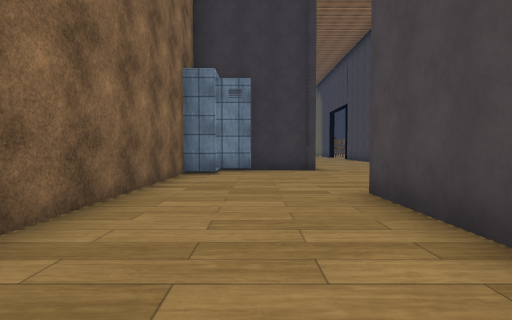
View 1 (above)

18 first-person views from a walk through a 3-D level made in the Unity game engine. The camera is 1.3 m above the floor, tilts 2° down and sees 80° across. Doors are open. The floor is counted in squares, 2 m on a side. Each view is taken from the middle of a square. On the plan, view 1 faces up. The plan holds only what a view shows up to about 10 squares ahead; the rest is blank. The place goes on beyond the plan. The player is left out. Some animated figures are not drawn. Some surface patterns are stand-ins.

View 2
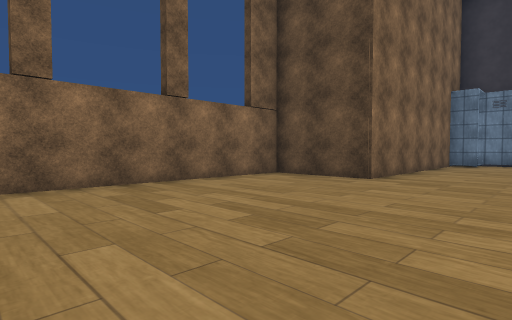

View 3
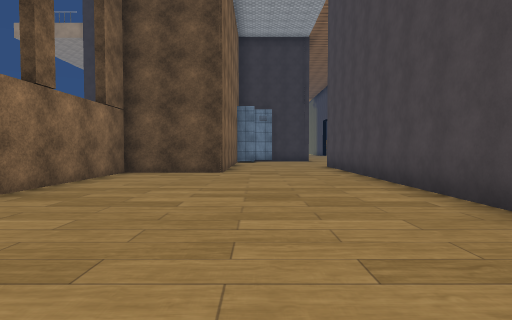

View 4
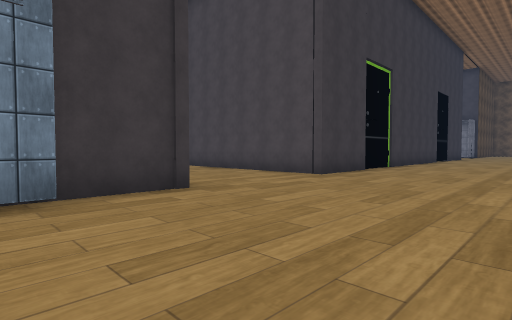

View 5
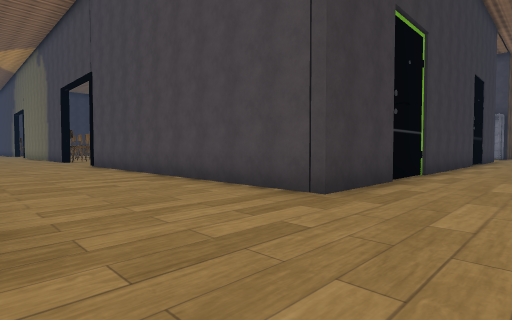

View 6
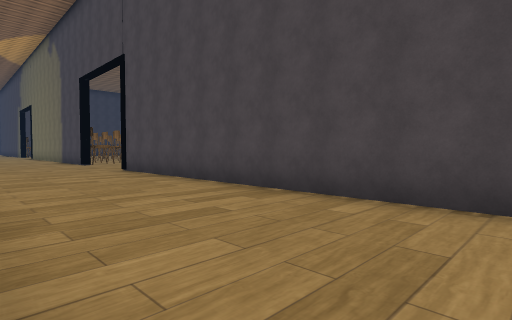

View 7
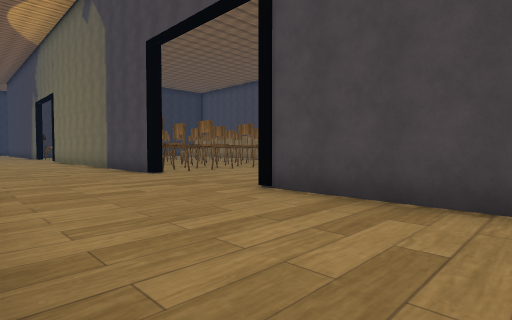

View 8
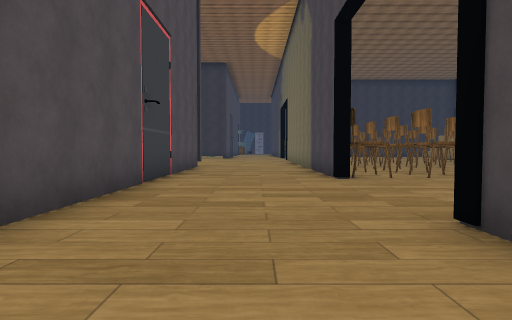

View 9
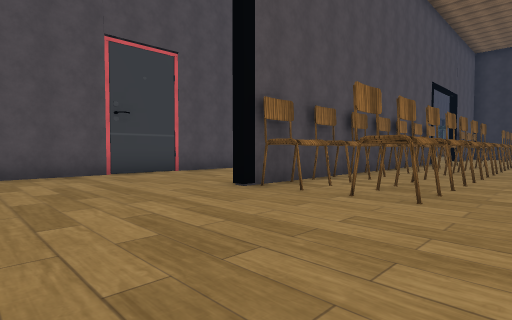

View 10
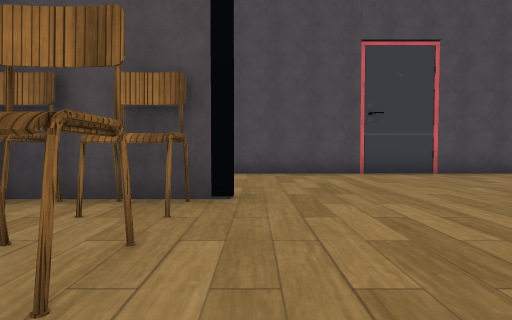

View 11
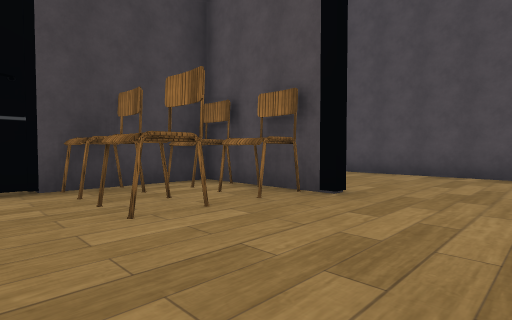

View 12
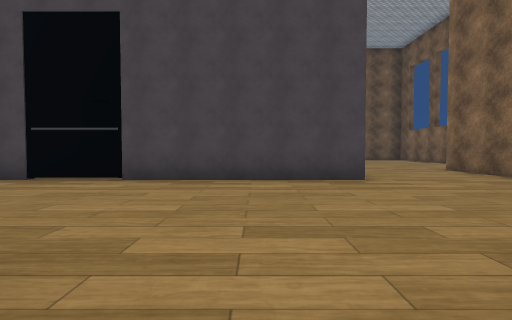

View 13
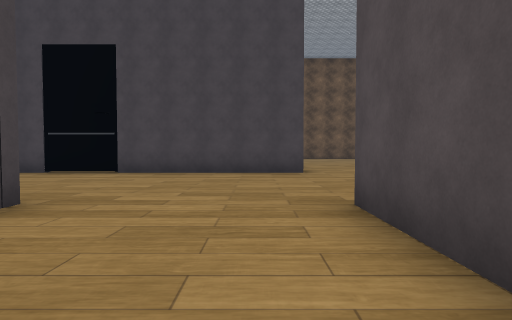

View 14
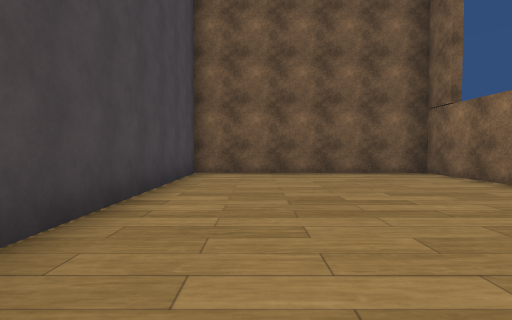

View 15
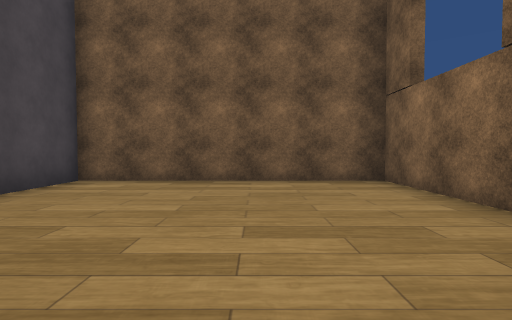

View 16
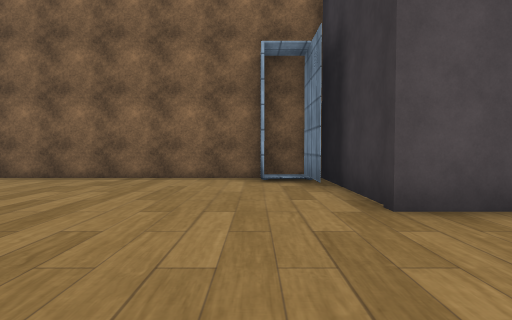

View 17
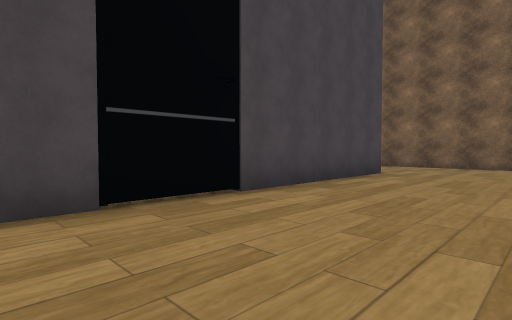

View 18
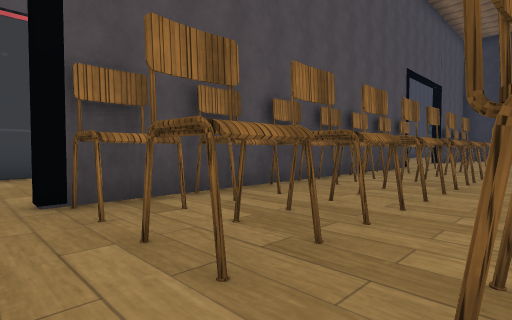

### Floor plan
Points are (right, up) in squares from view 1. A wall is a line through its corners. A room is listed if a view was taken in it or the views show most of it. See-through windows are left out.
Room 1 (views 1, 2, 3, 4, 5, 6, 7, 8, 9, 10, 11, 12, 13, 14, 15, 16, 17, 18)
walls: (1.8, 11.8) (1.8, 9.5) (-1.9, 9.5) (-1.9, 3.5); (6, 19.5) (6, 16.5) (9.1, 16.5); (1.8, 22.9) (1.8, 20.4); (8.4, 9.5) (5.8, 9.5) (5.8, 19.5); (5.8, 23.9) (5.8, 27); (-1.9, 2.5) (-1.9, 1.5) (-4.7, 1.5) (-4.7, -7.3) (1.7, -7.3) (1.7, 4.5) (6.9, 4.5); (8.9, 4.5) (9.8, 4.5); (6, 27.5) (6, 23.9)
objects: locker (-1, 9); other object (2, 24); chair (7, 17); chair (7, 19); chair (7, 24); chair (7, 26); chair (7, 27); other object (8, 4); chair (8, 17); chair (8, 19); chair (8, 24); chair (8, 26); chair (8, 27); other object (10, 16); chair (10, 24); chair (10, 26)

Positions as (right, up) in squares from view 1, and headings:
1: (0, 0), facing up
2: (1, -5), facing up-left
3: (-1, -7), facing up
4: (-1, 5), facing up-right
5: (2, 7), facing up-right
6: (2, 10), facing up-right
7: (2, 16), facing up-right
8: (4, 17), facing up
9: (10, 20), facing up-left
10: (10, 20), facing left
11: (10, 22), facing down-left
12: (4, 11), facing down
13: (3, 13), facing down
14: (0, 1), facing down
15: (-2, -1), facing down
16: (5, 8), facing left
17: (10, 8), facing down-left
18: (10, 23), facing up-left
